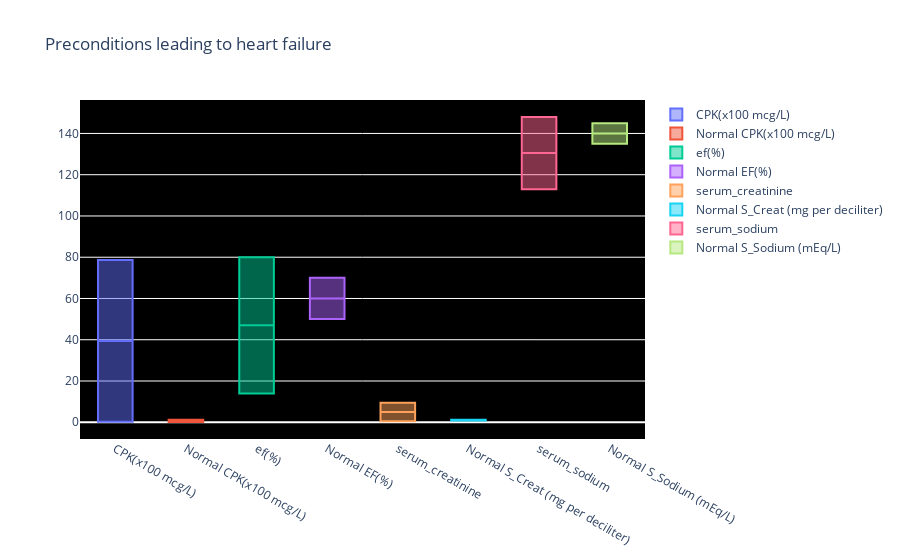

This figure's notebook cell:
### Code cell
value5= [med_data['creatinine_phosphokinase'].max()/100,med_data['creatinine_phosphokinase'].min()/100]
value6= [med_data['ejection_fraction'].max(),med_data['ejection_fraction'].min()]
value7= [med_data['serum_creatinine'].max(),med_data['serum_creatinine'].min()]
value8= [med_data['serum_sodium'].max(),med_data['serum_sodium'].min()]

fig_all = go.Figure()
#fig_all = go.Figure()
fig_all.add_trace(go.Box( y = value5, name = "CPK(x100 mcg/L)" ))
fig_all.add_trace(go.Box( y = [10/100, 120/100], name = "Normal CPK(x100 mcg/L)" ))
fig_all.add_trace(go.Box( y = value6,  name = "ef(%)" ))
fig_all.add_trace(go.Box( y = [50, 70], name = "Normal EF(%)" ))
fig_all.add_trace(go.Box( y = value7,  name = "serum_creatinine" ))
fig_all.add_trace(go.Box( y = [0.84, 1.21], name = "Normal S_Creat (mg per deciliter)" ))
fig_all.add_trace(go.Box( y = value8,  name = "serum_sodium" ))
fig_all.add_trace(go.Box( y = [135, 145], name = "Normal S_Sodium (mEq/L)" ))


fig_all.update_layout(
    title_text="Preconditions leading to heart failure",plot_bgcolor = 'black')
fig_all.show()

### Figure 1 — Plotly figure (JSON) as saved in the notebook; plotly's stock layout.template omitted (floating-point values rounded to 4 significant figures)
{"data": [{"name": "CPK(x100 mcg/L)", "type": "box", "y": [78.61, 0.23]}, {"name": "Normal CPK(x100 mcg/L)", "type": "box", "y": [0.1, 1.2]}, {"name": "ef(%)", "type": "box", "y": [80, 14]}, {"name": "Normal EF(%)", "type": "box", "y": [50, 70]}, {"name": "serum_creatinine", "type": "box", "y": [9.4, 0.5]}, {"name": "Normal S_Creat (mg per deciliter)", "type": "box", "y": [0.84, 1.21]}, {"name": "serum_sodium", "type": "box", "y": [148, 113]}, {"name": "Normal S_Sodium (mEq/L)", "type": "box", "y": [135, 145]}], "layout": {"plot_bgcolor": "black", "title": {"text": "Preconditions leading to heart failure"}}}
